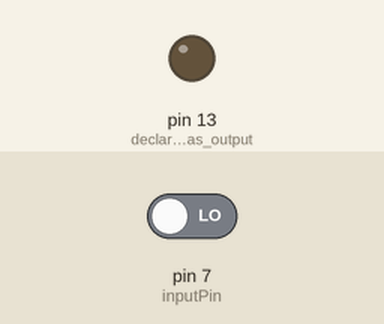
The sketch below on a simulated Arduino Uno, built with avr-gcc and run on an emulated ATmega328P. On the bench: output pins drawn as LEDs (lit = HIGH). Inputs (shaded band) come from the test bench; at power-on: pin 7 (inputPin) LOW.

Above: at 1.2 s.
1.3 s: pin 7 (inputPin) driven HIGH
At 2.2 s:
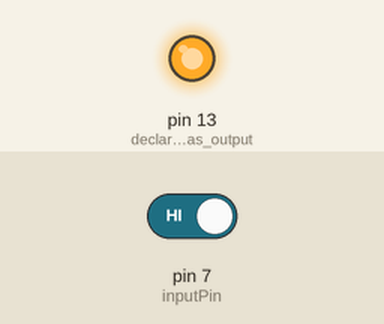
2.8 s: pin 7 (inputPin) driven LOW
At 3.4 s:
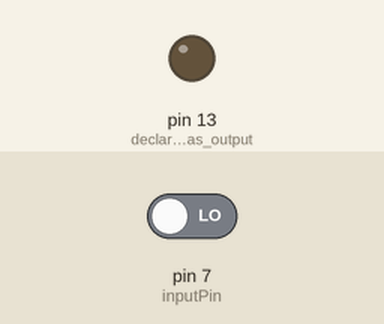
Timing chart, 0 to 5.8 s (numbered marks = the images above; inputs shaded):
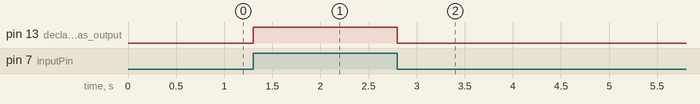

The sketch:

3_3_2.ino
```cpp
const int inputPin = 7;

void setup() {
  pinMode(LED_BUILTIN, OUTPUT); // declare LED as output
  pinMode(inputPin, INPUT); // declare pushbutton as input
}

void loop() {
  int val = digitalRead(inputPin); // read input value
  if (val == HIGH) // check if the input is HIGH
  {
    digitalWrite(LED_BUILTIN, HIGH); // turn LED on if motion detected
  }else{
    digitalWrite(LED_BUILTIN, LOW);
  }
}
```

Measured:
- after the input at 1.3 s, pin 13 (declare_LED_as_output): LOW → HIGH at once
- after the input at 2.8 s, pin 13 (declare_LED_as_output): HIGH → LOW at once
